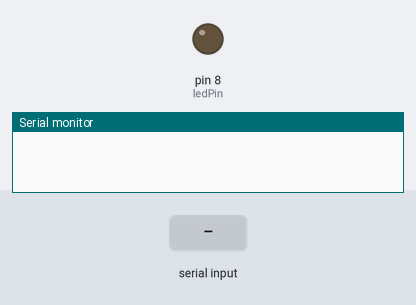
A sketch run on a simulated Arduino Uno, built with avr-gcc and run on an emulated ATmega328P. Shown: output pins drawn as LEDs (lit = HIGH), the last lines printed to the serial monitor. The test bench sets the inputs (shaded band).

Above: at 1.2 s.
1.3 s: "ON\n" received over Serial
At 1.9 s:
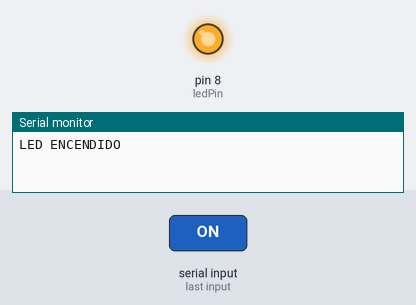
2.8 s: "OFF\n" received over Serial
At 3.1 s:
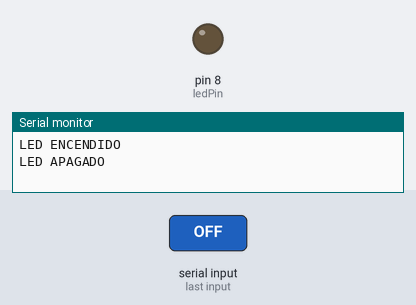
Timing chart, 0 to 5.8 s (numbered marks = the images above; inputs shaded):
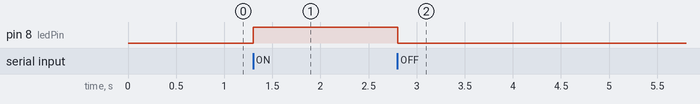

Measured:
- after the input at 1.3 s, pin 8 (ledPin): LOW → HIGH at once
- after the input at 2.8 s, pin 8 (ledPin): HIGH → LOW at once

The sketch:

Arduino_Serial.ino
```cpp
const int ledPin = 8;
String comando = "";
void setup() {
  pinMode(ledPin, OUTPUT);
  digitalWrite(ledPin, LOW);
  Serial.begin(9600);
}
void loop() {
  if (Serial.available() > 0) {
    comando = Serial.readStringUntil('\n');
    comando.trim();
    if (comando == "ON") {
      digitalWrite(ledPin, HIGH);
      Serial.println("LED ENCENDIDO");
    }
    else if (comando == "OFF") {
      digitalWrite(ledPin, LOW);
      Serial.println("LED APAGADO");
    }
  }
}
```
